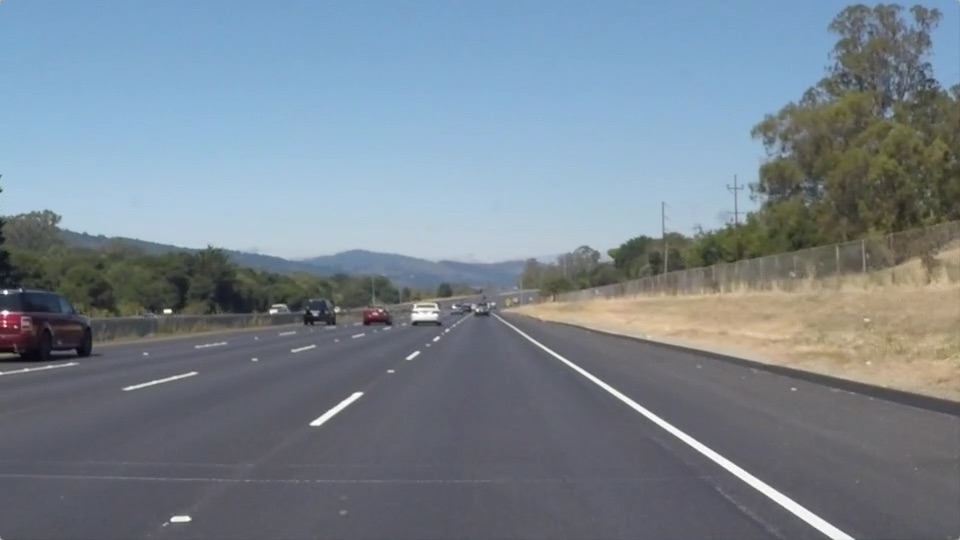
#> input picture test_images/raw_images/solidWhiteRight.jpg, 960 x 540 px
$ jupyter execute --allow-errors P1.ipynb   (shell and % lines are left out)
#> lines starting #> are read from the running program, lines starting #| are printed output that depends on the picture; after the words box and inside, x2 and y2 are one past the last pixel; in counts of white or black regions, pixels touching at a corner belong together
# Self-Driving Car Engineer Nanodegree

## Project: **Finding Lane Lines on the Road**
***
In this project, you will use the tools you learned about in the lesson to identify lane lines on the road.  You can develop your pipeline on a series of individual images, and later apply the result to a video stream (really just a series of images). Check out the video clip "raw-lines-example.mp4" (also contained in this repository) to see what the output should look like after using the helper functions below.

Once you have a result that looks roughly like "raw-lines-example.mp4", you'll need to get creative and try to average and/or extrapolate the line segments you've detected to map out the full extent of the lane lines.  You can see an example of the result you're going for in the video "P1_example.mp4".  Ultimately, you would like to draw just one line for the left side of the lane, and one for the right.

In addition to implementing code, there is a brief writeup to complete. The writeup should be completed in a separate file, which can be either a markdown file or a pdf document. There is a [write up template](https://github.com/udacity/CarND-LaneLines-P1/blob/master/writeup_template.md) that can be used to guide the writing process. Completing both the code in the Ipython notebook and the writeup template will cover all of the [rubric points](https://review.udacity.com/#!/rubrics/322/view) for this project.

---
Let's have a look at our first image called 'test_images/solidWhiteRight.jpg'.  Run the 2 cells below (hit Shift-Enter or the "play" button above) to display the image.

**Note: If, at any point, you encounter frozen display windows or other confounding issues, you can always start again with a clean slate by going to the "Kernel" menu above and selecting "Restart & Clear Output".**

---

**The tools you have are color selection, region of interest selection, grayscaling, Gaussian smoothing, Canny Edge Detection and Hough Tranform line detection.  You  are also free to explore and try other techniques that were not presented in the lesson.  Your goal is piece together a pipeline to detect the line segments in the image, then average/extrapolate them and draw them onto the image for display (as below).  Once you have a working pipeline, try it out on the video stream below.**

---

<figure>

 <figcaption>
 <p></p>
 <p style="text-align: center;"> Your output should look something like this (above) after detecting line segments using the helper functions below </p>
 </figcaption>
</figure>
 <p></p>
<figure>

 <figcaption>
 <p></p>
 <p style="text-align: center;"> Your goal is to connect/average/extrapolate line segments to get output like this</p>
 </figcaption>
</figure>

**Run the cell below to import some packages.  If you get an `import error` for a package you've already installed, try changing your kernel (select the Kernel menu above --> Change Kernel).  Still have problems?  Try relaunching Jupyter Notebook from the terminal prompt.  Also, consult the forums for more troubleshooting tips.**

## Import Packages

[cell 1]
#importing some useful packages
import matplotlib.pyplot as plt
import matplotlib.image as mpimg
import numpy as np
import cv2

## Read in an Image

[cell 2]
#reading in an image
image = mpimg.imread('test_images/raw_images/solidWhiteRight.jpg')
#> image is the input picture: shape (540, 960, 3); mean R, G, B 120.3, 132.6, 143.7

#printing out some stats and plotting
print('This image is:', type(image), 'with dimensions:', image.shape)
#| This image is: <class 'numpy.ndarray'> with dimensions: (540, 960, 3)
plt.imshow(image)  # if you wanted to show a single color channel image called 'gray', for example, call as plt.imshow(gray, cmap='gray')

## Ideas for Lane Detection Pipeline

**Some OpenCV functions (beyond those introduced in the lesson) that might be useful for this project are:**

`cv2.inRange()` for color selection
`cv2.fillPoly()` for regions selection
`cv2.line()` to draw lines on an image given endpoints
`cv2.addWeighted()` to coadd / overlay two images
`cv2.cvtColor()` to grayscale or change color
`cv2.imwrite()` to output images to file
`cv2.bitwise_and()` to apply a mask to an image

**Check out the OpenCV documentation to learn about these and discover even more awesome functionality!**

## Helper Functions

Below are some helper functions to help get you started. They should look familiar from the lesson!

[cell 3]
import math

def grayscale(img):
    """Applies the Grayscale transform
    This will return an image with only one color channel
    but NOTE: to see the returned image as grayscale
    (assuming your grayscaled image is called 'gray')
    you should call plt.imshow(gray, cmap='gray')"""
    #return cv2.cvtColor(img, cv2.COLOR_RGB2GRAY)
    # Or use BGR2GRAY if you read an image with cv2.imread()
    return cv2.cvtColor(img, cv2.COLOR_BGR2GRAY)

def canny(img, low_threshold, high_threshold):
    """Applies the Canny transform"""
    return cv2.Canny(img, low_threshold, high_threshold)

def gaussian_blur(img, kernel_size):
    """Applies a Gaussian Noise kernel"""
    return cv2.GaussianBlur(img, (kernel_size, kernel_size), 0)

def region_of_interest(img, vertices):
    """
    Applies an image mask.

    Only keeps the region of the image defined by the polygon
    formed from `vertices`. The rest of the image is set to black.
    `vertices` should be a numpy array of integer points.
    """
    #defining a blank mask to start with
    mask = np.zeros_like(img)

    #defining a 3 channel or 1 channel color to fill the mask with depending on the input image
    if len(img.shape) > 2:
        channel_count = img.shape[2]  # i.e. 3 or 4 depending on your image
        ignore_mask_color = (255,) * channel_count
    else:
        ignore_mask_color = 255

    #filling pixels inside the polygon defined by "vertices" with the fill color
    cv2.fillPoly(mask, vertices, ignore_mask_color)

    #returning the image only where mask pixels are nonzero
    masked_image = cv2.bitwise_and(img, mask)
    return masked_image


def draw_lines(img, lines, color=[255, 0, 0], thickness=2):
    """
    NOTE: this is the function you might want to use as a starting point once you want to
    average/extrapolate the line segments you detect to map out the full
    extent of the lane (going from the result shown in raw-lines-example.mp4
    to that shown in P1_example.mp4).

    Think about things like separating line segments by their
    slope ((y2-y1)/(x2-x1)) to decide which segments are part of the left
    line vs. the right line.  Then, you can average the position of each of
    the lines and extrapolate to the top and bottom of the lane.

    This function draws `lines` with `color` and `thickness`.
    Lines are drawn on the image inplace (mutates the image).
    If you want to make the lines semi-transparent, think about combining
    this function with the weighted_img() function below
    """
    for line in lines:
        for x1,y1,x2,y2 in line:
            cv2.line(img, (x1, y1), (x2, y2), color, thickness)

def hough_lines(img, rho, theta, threshold, min_line_len, max_line_gap):
    """
    `img` should be the output of a Canny transform.

    Returns an image with hough lines drawn.
    """
    lines = cv2.HoughLinesP(img, rho, theta, threshold, np.array([]), minLineLength=min_line_len, maxLineGap=max_line_gap)

    return lines

def extrapolated_lane(img, lines):
    exp_lines_img = np.zeros((img.shape[0], img.shape[1], 3), dtype=np.uint8)
    rm = []
    lm = []
    rc = []
    lc = []
    for line in lines:
        for x1,y1,x2,y2 in line:
            slope = (y2-y1)/(x2-x1)
            center = ((x1+x2)/2,(y1+y2)/2)
            min_slope = 0.1
            max_slope = 1.5
            if min_slope<slope < max_slope:
                rm.append([slope])
                rc.append(center)

            if -max_slope<slope<-min_slope:
                lm.append([slope])
                lc.append(center)
    rm = np.sum(rm)/len(rm)
    lm = np.sum(lm)/len(lm)
    #print(np.sum(rc,axis=0))
    r_center = np.divide(np.sum(rc,axis=0),len(rc))
    l_center = np.divide(np.sum(lc,axis=0),len(lc))
    #print(r_center)

    #y-y0=m(x-x0)
    y1 = image.shape[0] # bottom of the image
    y2 = y1*0.6         # slightly lower than the middle
    rx1=r_center[0]+(y1-r_center[1])/rm
    rx2=r_center[0]+(y2-r_center[1])/rm
    rlane = [(int(rx1),int(y1),int(rx2),int(y2))]
    lx1=l_center[0]+(y1-l_center[1])/lm
    lx2=l_center[0]+(y2-l_center[1])/lm
    llane = [(int(lx1),int(y1),int(lx2),int(y2))]
    new_lanes = []
    new_lanes.append(rlane)
    new_lanes.append(llane)
    draw_lines(exp_lines_img, new_lanes, thickness=20)

    return exp_lines_img
# Python 3 has support for cool math symbols.

def weighted_img(img, initial_img, α=0.8, β=1., γ=0.):
    """
    `img` is the output of the hough_lines(), An image with lines drawn on it.
    Should be a blank image (all black) with lines drawn on it.

    `initial_img` should be the image before any processing.

    The result image is computed as follows:

    initial_img * α + img * β + γ
    NOTE: initial_img and img must be the same shape!
    """
    return cv2.addWeighted(initial_img, α, img, β, γ)

## Test Images

Build your pipeline to work on the images in the directory "test_images"
**You should make sure your pipeline works well on these images before you try the videos.**

[cell 4]
import os
files = os.listdir("test_images/raw_images")

w=10
h=10
fig=plt.figure(figsize=(12, 12))
columns = 2
rows = 3

for file in files:
        #img = mpimg.imread("test_images/raw_images/"+file)
        img = cv2.imread("test_images/raw_images/"+file)
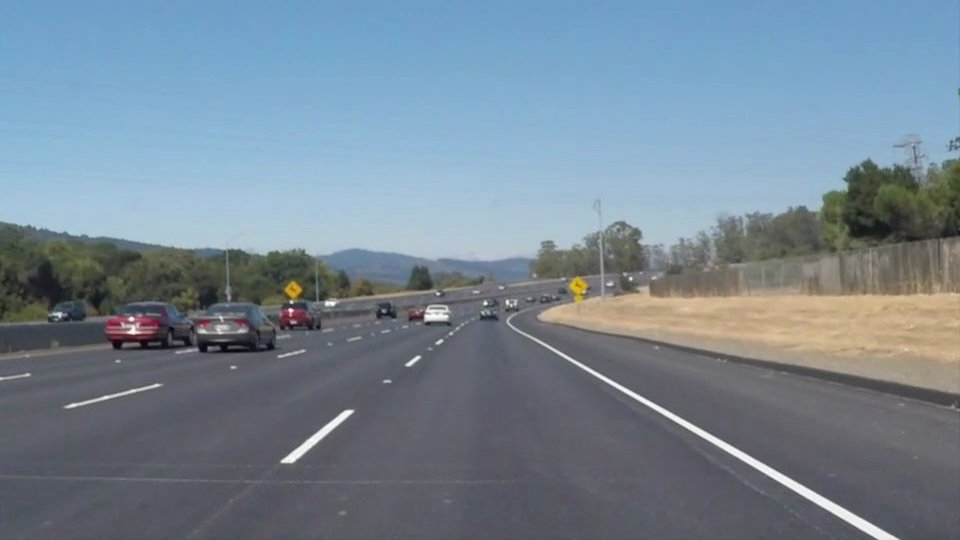
#> input picture test_images/raw_images/solidWhiteCurve.jpg, 960 x 540 px
#> img is the input picture: shape (540, 960, 3); mean B, G, R 148.1, 134.5, 118.5
        gray = grayscale(img)
        fig.add_subplot(rows, columns, 1)
        plt.imshow(gray, cmap='gray')
        plt.axis('off')
        #cv2.imwrite("test_images/gray_"+file,gray)

        gray = gaussian_blur(gray,3)

        #cv2.imwrite("test_images/blur_"+file,gray)
        fig.add_subplot(rows, columns, 2)
        plt.imshow(gray, cmap='gray')
        plt.axis('off')
        #plt.imshow(gray, cmap='gray')

        edges = canny(gray,50,150)
#> in canny, `return cv2.Canny(img, low_threshold, high_threshold)`:
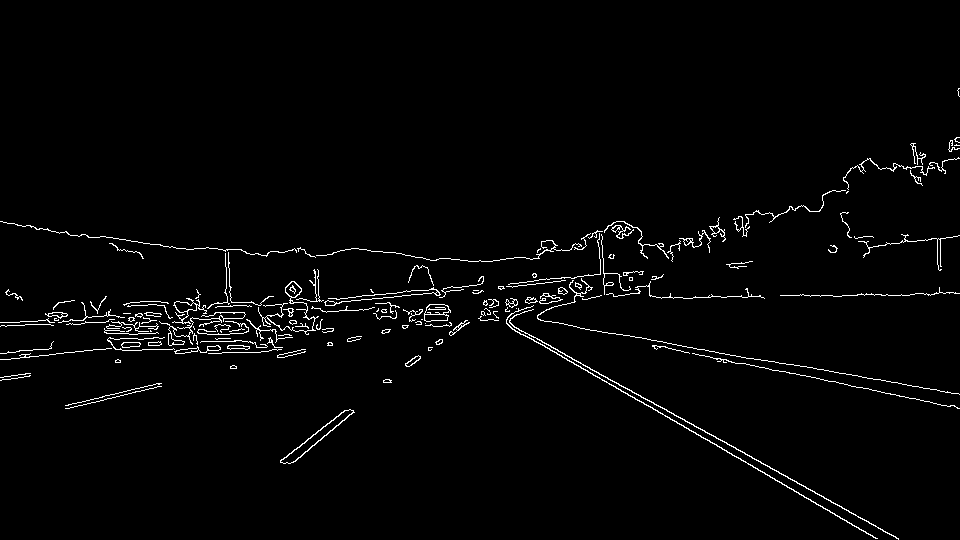
#> returned value: shape (540, 960); 2.1% white in thin lines or dots, all inside (x1, y1, x2, y2) = (0, 88, 960, 540)

        #cv2.imwrite("test_images/canny_"+file,edges)
        fig.add_subplot(rows, columns, 3)
        plt.imshow(edges, cmap='gray')
        plt.axis('off')

        imshape = img.shape
        vertices = np.array([[(.51*imshape[1],imshape[0]*.58),(.49*imshape[1], imshape[0]*.58), (0, imshape[0]), (imshape[1],imshape[0])]], dtype=np.int32)
        target = region_of_interest(edges,vertices)
#> in region_of_interest, `masked_image = cv2.bitwise_and(img, mask)`:
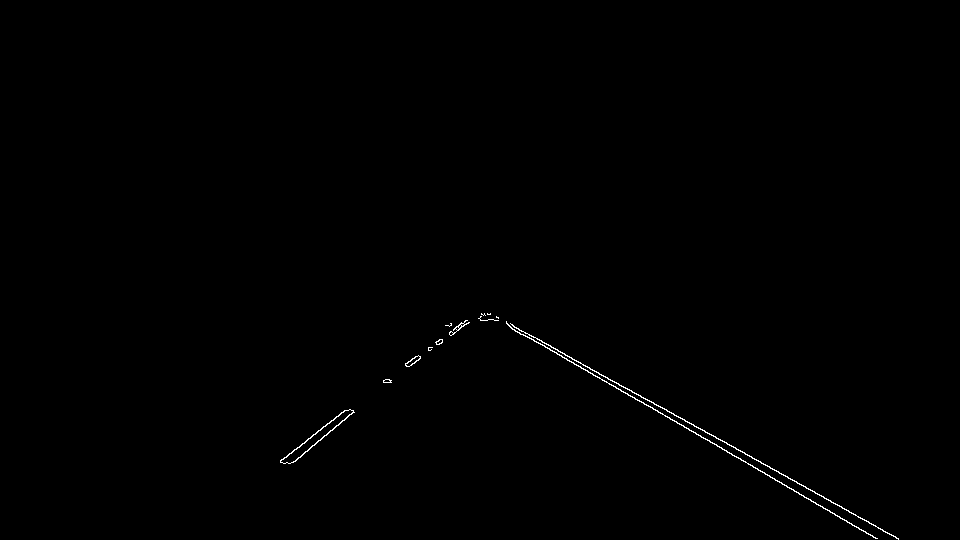
#> masked_image: shape (540, 960); 0.32% white in thin lines or dots, all inside (x1, y1, x2, y2) = (280, 313, 899, 540)

        #cv2.imwrite("test_images/roi_"+file,target)
        fig.add_subplot(rows, columns, 4)
        plt.imshow(target, cmap='gray')
        plt.axis('off')

        lines = hough_lines(target,1,np.pi/180,35,5,2)
#> in hough_lines, `lines = cv2.HoughLinesP(img, rho, theta, threshold, np.array([]), minL..`: lines = [[523, 331, 898, 538], [523, 334, 877, 538], [292, 462, 353, 411], [405, 365, 418, 355], [280, 460, 334, 419], [307, 439, 345, 410], [348, 416, 353, 412], [409, 366, 416, 360], [411, 365, 420, 357], [295, 461, 336, 426], [456, 329, 467, 320], [451, 335, 468, 322]]
        line_img = np.zeros((img.shape[0], img.shape[1], 3), dtype=np.uint8)
        draw_lines(line_img, lines)
#> the loop in draw_lines, `for line in lines:` made 12 passes
        fig.add_subplot(rows, columns, 5)
        plt.imshow(line_img)
        plt.axis('off')
        #cv2.imwrite("test_images/hough_"+file,lines)

        exp_lines_img = extrapolated_lane(img,lines)
#> the loop in extrapolated_lane, `for line in lines:` made 12 passes
#> after the loop in extrapolated_lane, `for line in lines:`: lc = [(322.5, 436.5), (411.5, 360), (307, 439.5), (326, 424.5), (350.5, 414), (412.5, 363), (415.5, 361), (315.5, 443.5), (461.5, 324.5), (459.5, 328.5)]; lm = [[-0.836], [-0.769], [-0.759], [-0.763], [-0.8], [-0.857], [-0.889], [-0.854], [-0.818], [-0.765]]; rc = [(710.5, 434.5), (700, 436)]; rm = [[0.552], [0.576]]
#> in extrapolated_lane, `rm = np.sum(rm)/len(rm)`: rm = 0.564
#> in extrapolated_lane, `lm = np.sum(lm)/len(lm)`: lm = -0.811
#> in extrapolated_lane, `r_center = np.divide(np.sum(rc,axis=0),len(rc))`: r_center = [705.2, 435.2]
#> in extrapolated_lane, `l_center = np.divide(np.sum(lc,axis=0),len(lc))`: l_center = [378.2, 389.5]
#> in extrapolated_lane, `rx1=r_center[0]+(y1-r_center[1])/rm`: rx1 = 890.9
#> in extrapolated_lane, `rx2=r_center[0]+(y2-r_center[1])/rm`: rx2 = 508
#> in extrapolated_lane, `rlane = [(int(rx1),int(y1),int(rx2),int(y2))]`: rlane = [(890, 540, 508, 324)]
#> in extrapolated_lane, `lx1=l_center[0]+(y1-l_center[1])/lm`: lx1 = 192.6
#> in extrapolated_lane, `lx2=l_center[0]+(y2-l_center[1])/lm`: lx2 = 459
#> in extrapolated_lane, `llane = [(int(lx1),int(y1),int(lx2),int(y2))]`: llane = [(192, 540, 458, 324)]
#> the loop in draw_lines (call 2), `for line in lines:` made 2 passes
        result = weighted_img(exp_lines_img, img, α=0.8, β=1.)
#> in weighted_img, `return cv2.addWeighted(initial_img, α, img, β, γ)`:
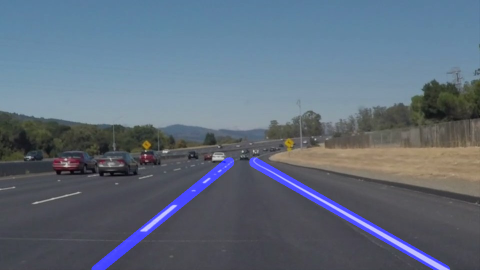
#> returned value: shape (540, 960, 3) (shown at 1/2 size); mean of channels 0, 1, 2 123.3, 107.6, 94.8; drawn as B, G, R
        fig.add_subplot(rows, columns, 6)
        plt.axis('off')


        r,g,b = cv2.split(result)
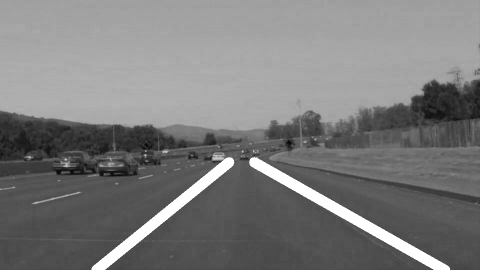
#> r: shape (540, 960) (shown at 1/2 size); min 0, max 255, mean 123.3
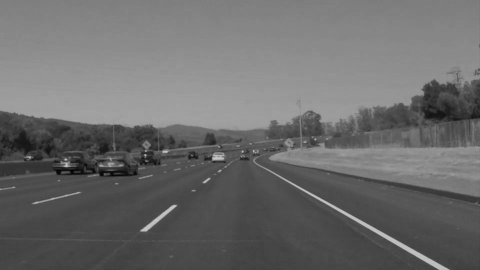
#> g: shape (540, 960) (shown at 1/2 size); min 0, max 204, mean 107.6
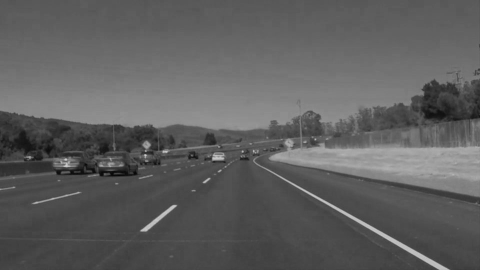
#> b: shape (540, 960) (shown at 1/2 size); min 5, max 204, mean 94.8
        result = cv2.merge((b,g,r))
        plt.imshow(result)
        #cv2.imwrite("test_images/output_"+file,result)
        plt.savefig("test_images/output_"+file)
#> pass 3 of the loop `for file in files:`:
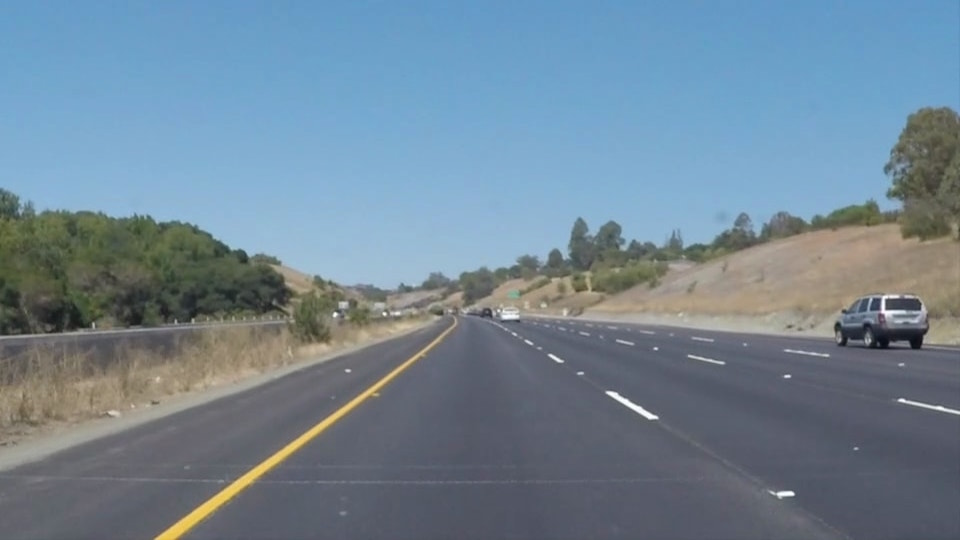
#> input picture test_images/raw_images/solidYellowCurve.jpg, 960 x 540 px
#> img is the input picture: shape (540, 960, 3); mean B, G, R 149, 133.4, 113
#> in region_of_interest (call 3), `masked_image = cv2.bitwise_and(img, mask)`:
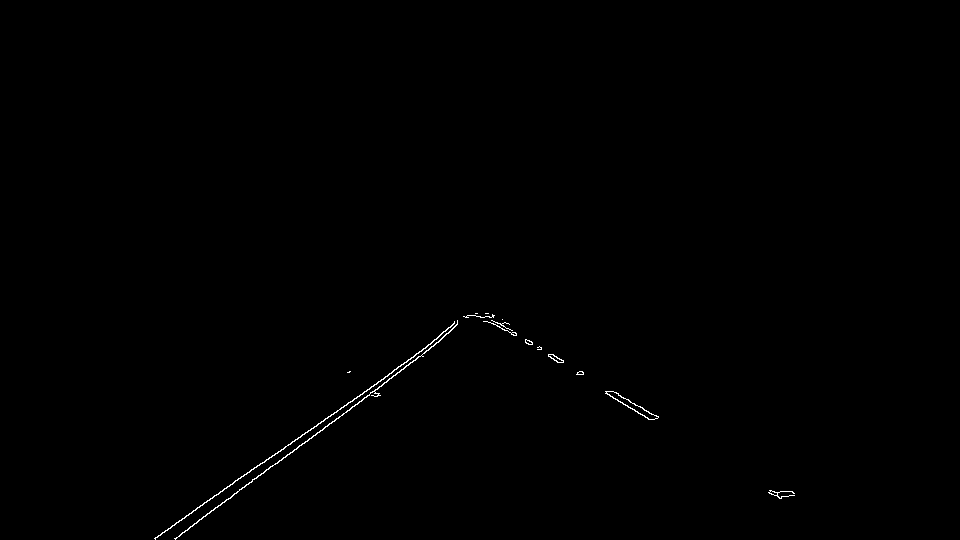
#> masked_image: shape (540, 960); 0.29% white in thin lines or dots, all inside (x1, y1, x2, y2) = (154, 313, 795, 540)
#> in hough_lines (call 3), `lines = cv2.HoughLinesP(img, rho, theta, threshold, np.array([]), minL..`: lines = 21 rows, first 6: [154, 538, 426, 347], [304, 443, 434, 345], [275, 464, 419, 356], [259, 465, 392, 372], [175, 539, 305, 441], [446, 333, 455, 326]
#> `r,g,b = cv2.split(result)`:
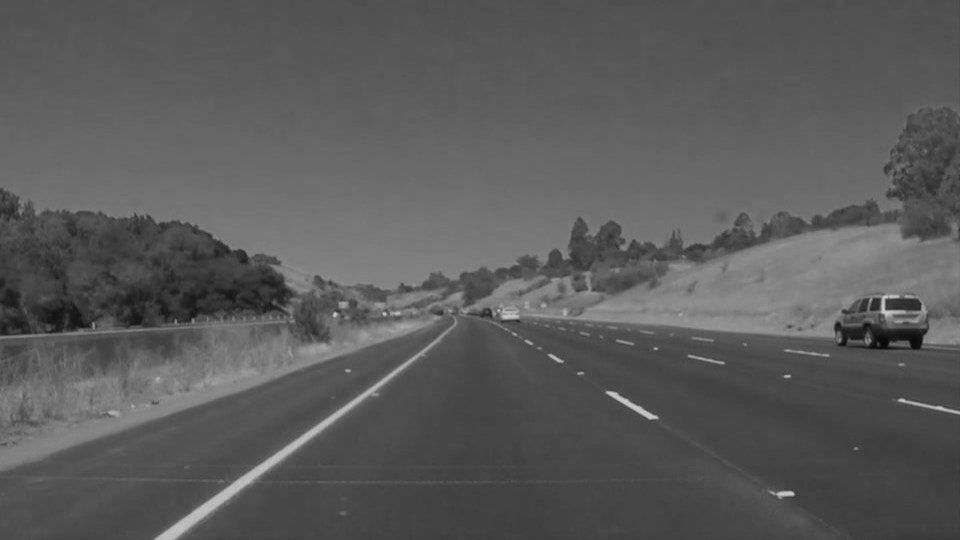
#> b: shape (540, 960); min 6, max 204, mean 90.4
